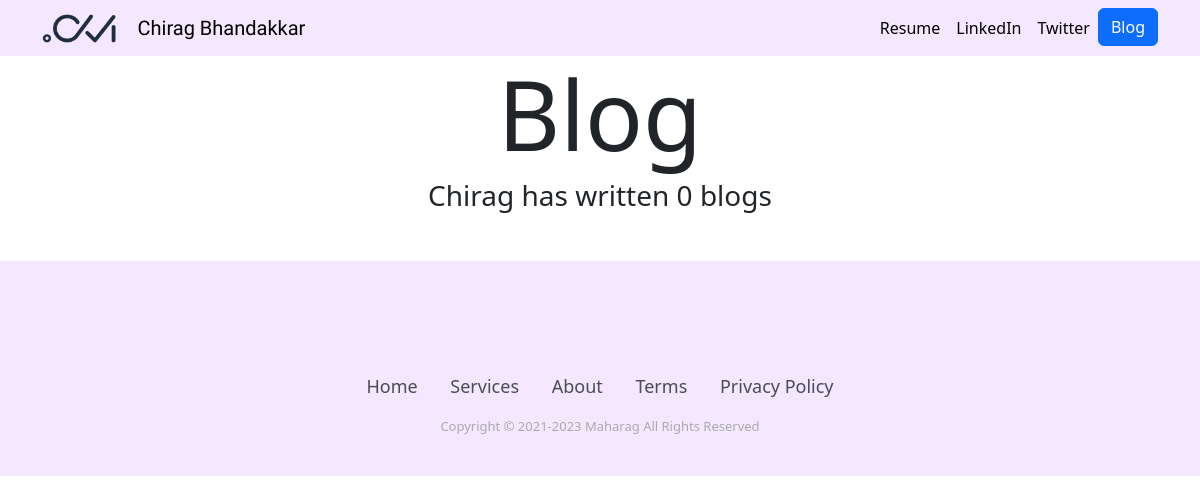
/blog/, run on an earlier commit of the app's database.
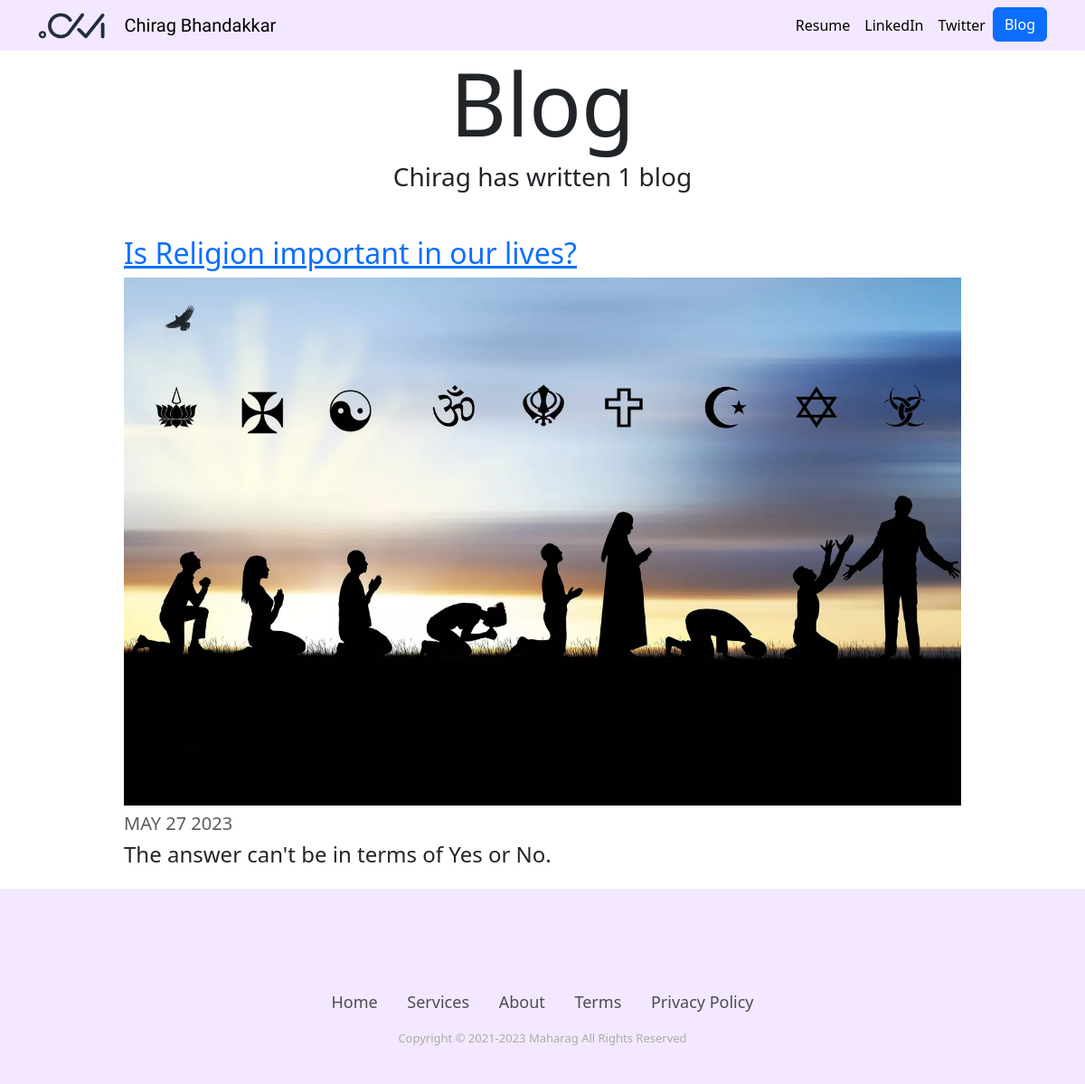
And on a later commit of the database.
### blog/models.py (models this page shows, shortened)
class Blog(models.Model):
    title = models.CharField(max_length=200)
    description = models.CharField(max_length=250)
    image = models.ImageField(upload_to='blog/images/')
    date = models.DateField()

### blog/views.py (the view)
# urls.py: path('', views.all_blogs, name='all_blogs'),
def all_blogs(request):
    blogs = Blog.objects.order_by('-date')
    return render(request, 'blog/all_blogs.html', {'blogs': blogs})

### blog/templates/blog/all_blogs.html
{% extends 'portfolio/base.html' %}
{% load static %}
{% block content %}
<h1 id="blogtitle" class="font-weight-bold text-center">Blog</h1>
<h3 class="text-center mb-5">Chirag has written {{blogs.count}} blog{{blogs.count|pluralize}}</h2>
{% for blog in blogs %}
<div class="row justify-content-center my-3">
  <div class="col-md-10">
    <a href="{% url 'blog:detail' blog.id %}">
      <h2>{{ blog.title }}</h2>
    </a>
    <img src="{{ blog.image.url }}" class="img-fluid mb-2">
    <h5 class="text-muted">{{ blog.date|date:'M d Y'|upper }}</h5>
    <h4>{{ blog.description|striptags|truncatechars:100 }}</h4>
  </div>
</div>
{% endfor %}
{% endblock %}

### portfolio/templates/portfolio/base.html (shortened to what this page needs)
{% load static %}
<!doctype html>
<html lang="en">
<head>
  <link href="https://cdn.jsdelivr.net/npm/bootstrap@5.3.0-alpha3/dist/css/bootstrap.min.css" rel="stylesheet">
  <link rel="stylesheet" type="text/css" href="{% static 'portfolio/custom.css' %}">
</head>
<body>
  <nav class="navbar navbar-expand-lg bg-body-tertiary">
    <div class="container">
      <a class="navbar-brand" href="{% url 'home' %}">
        <img src="{% static "portfolio/Logo_1.png" %}"  height="30" class="d-inline-block align-top me-3" alt="Chirag's Logo">
        <span class="maharag">Chirag Bhandakkar</span>
      </a>
      <div class="collapse navbar-collapse" id="navbarSupportedContent">
        <ul class="navbar-nav ms-auto">
          <li class="nav-item">
            <a class="nav-link active" aria-current="page" href="{% static "portfolio/resume.pdf" %}">Resume</a>
          </li>
          <li class="nav-item">
            <a class="nav-link active"  href="https://www.linkedin.com/in/chirag-bhandakkar-717a931b8/" target="_blank">LinkedIn</a>
          </li>
          <li class="nav-item">
            <a class="nav-link active"  href="https://twitter.com/its_chiraag" target="_blank">Twitter</a>
          </li>
          <li>
            <a role="button" class="btn btn-primary" href="{% url 'blog:all_blogs' %}">Blog</a>
          </li>
        </ul>
      </div>
    </div>
  </nav>
  <div class="container">
    {% block content %}{% endblock %}
  </div>
  <div class="footer-basic">
    <footer>
        <div class="social">
          <a href="#"></a>
          <a href="#"></a>
          <a href="#"></a>
          <a href="#"></i></a>
        </div>
        <ul class="list-inline">
            <li class="list-inline-item"><a href="#">Home</a></li>
            <li class="list-inline-item"><a href="#">Services</a></li>
            <li class="list-inline-item"><a href="#">About</a></li>
            <li class="list-inline-item"><a href="#">Terms</a></li>
            <li class="list-inline-item"><a href="#">Privacy Policy</a></li>
        </ul>
        <p class="copyright" style="text-align: center"> Copyright &copy; 2021-<script>document.write(new Date().getFullYear())</script> Maharag All Rights Reserved</p>
    </footer>
  </div>
</body>
</html>

### portfolio/static/portfolio/custom.css (style rules this page uses)
.navbar-nav .nav-link { color: rgba(0,0,0,1) !important; }
.navbar-brand { color: black !important; font-family: 'Dancing Script', cursive !important; }
.navbar { background-color: #F3E8FF !important; }
#blogtitle { font-size: 6rem; }
.navbar-nav { margin-left: auto; }
.footer-basic { padding: 40px 0 40px 0; margin: 0 0 0 0; background-color:#F3E8FF; }
.footer-basic ul { padding:0; list-style:none; text-align:center; font-size:18px; line-height:1.6; margin-bottom:0 0 0 0; }
.footer-basic li { padding:0 10px; }
.footer-basic ul a { color:inherit; text-decoration:none; opacity:0.8; }
.footer-basic .social { text-align:center; padding-bottom:25px; }
.footer-basic .social > a { font-size:24px; width:40px; height:40px; line-height:40px; display:inline-block; text-align:center; margin:0 15px; color:inherit; opacity:0.75; }
.footer-basic .copyright { margin-top:15px; text-align:center; font-size:13px; color:#aaa; margin-bottom:0; }

What changed in the data, as far as the page shows it:
added Blog: title "Is Religion important in our lives?", image (picture), date "MAY 27 2023", description "The answer can't be in terms of Yes or No."
Also different on the page:
{{ blogs.count }}: "0" → "1"
